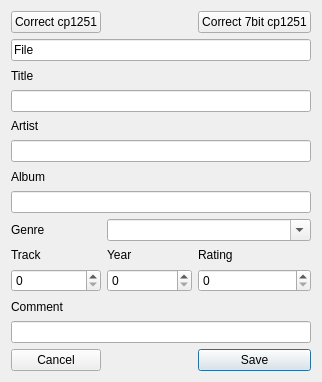
<ui version="4.0" >
 <class>TagEditorClass</class>
 <widget class="QDialog" name="TagEditorClass" >
  <property name="geometry" >
   <rect>
    <x>0</x>
    <y>0</y>
    <width>322</width>
    <height>382</height>
   </rect>
  </property>
  <property name="windowTitle" >
   <string>TagEditor</string>
  </property>
  <property name="windowIcon" >
   <iconset resource="resource.qrc" >:/icons/application.png</iconset>
  </property>
  <layout class="QGridLayout" >
   <item row="1" column="0" colspan="3" >
    <widget class="QLineEdit" name="label" >
     <property name="text" >
      <string>File</string>
     </property>
     <property name="readOnly" >
      <bool>true</bool>
     </property>
    </widget>
   </item>
   <item row="13" column="0" >
    <widget class="QPushButton" name="pushButton_Cancel" >
     <property name="text" >
      <string>Cancel</string>
     </property>
    </widget>
   </item>
   <item row="13" column="2" >
    <widget class="QPushButton" name="pushButton_Save" >
     <property name="text" >
      <string>Save</string>
     </property>
     <property name="autoDefault" >
      <bool>true</bool>
     </property>
     <property name="default" >
      <bool>true</bool>
     </property>
    </widget>
   </item>
   <item row="0" column="0" >
    <widget class="QPushButton" name="pushButton_Correct" >
     <property name="text" >
      <string>Correct cp1251</string>
     </property>
    </widget>
   </item>
   <item row="0" column="2" >
    <widget class="QPushButton" name="pushButton_Correct2" >
     <property name="text" >
      <string>Correct 7bit cp1251</string>
     </property>
    </widget>
   </item>
   <item row="3" column="0" colspan="3" >
    <widget class="QLineEdit" name="lineTitle" />
   </item>
   <item row="5" column="0" colspan="3" >
    <widget class="QLineEdit" name="lineArtist" />
   </item>
   <item row="7" column="0" colspan="3" >
    <widget class="QLineEdit" name="lineAlbum" />
   </item>
   <item row="2" column="0" colspan="3" >
    <widget class="QLabel" name="label_2" >
     <property name="text" >
      <string>Title</string>
     </property>
    </widget>
   </item>
   <item row="4" column="0" colspan="3" >
    <widget class="QLabel" name="label_3" >
     <property name="text" >
      <string>Artist</string>
     </property>
    </widget>
   </item>
   <item row="6" column="0" colspan="3" >
    <widget class="QLabel" name="label_4" >
     <property name="text" >
      <string>Album</string>
     </property>
    </widget>
   </item>
   <item row="12" column="0" colspan="3" >
    <widget class="QLineEdit" name="lineComment" />
   </item>
   <item row="11" column="0" colspan="3" >
    <widget class="QLabel" name="label_5" >
     <property name="text" >
      <string>Comment</string>
     </property>
    </widget>
   </item>
   <item row="8" column="1" colspan="2" >
    <widget class="QComboBox" name="comboBox_Genre" >
     <property name="editable" >
      <bool>true</bool>
     </property>
    </widget>
   </item>
   <item row="8" column="0" >
    <widget class="QLabel" name="label_6" >
     <property name="text" >
      <string>Genre</string>
     </property>
    </widget>
   </item>
   <item row="10" column="0" >
    <widget class="QSpinBox" name="spinBox_Track" >
     <property name="maximum" >
      <number>999</number>
     </property>
    </widget>
   </item>
   <item row="10" column="1" >
    <widget class="QSpinBox" name="spinBox_Year" >
     <property name="maximum" >
      <number>9999</number>
     </property>
    </widget>
   </item>
   <item row="9" column="0" >
    <widget class="QLabel" name="label_7" >
     <property name="text" >
      <string>Track</string>
     </property>
    </widget>
   </item>
   <item row="9" column="1" >
    <widget class="QLabel" name="label_8" >
     <property name="text" >
      <string>Year</string>
     </property>
    </widget>
   </item>
   <item row="10" column="2" >
    <widget class="QSpinBox" name="spinBox_Rating" />
   </item>
   <item row="9" column="2" >
    <widget class="QLabel" name="label_9" >
     <property name="text" >
      <string>Rating</string>
     </property>
    </widget>
   </item>
  </layout>
 </widget>
 <layoutdefault spacing="6" margin="11" />
 <resources>
  <include location="resource.qrc" />
 </resources>
 <connections>
  <connection>
   <sender>pushButton_Save</sender>
   <signal>clicked()</signal>
   <receiver>TagEditorClass</receiver>
   <slot>save()</slot>
   <hints>
    <hint type="sourcelabel" >
     <x>356</x>
     <y>332</y>
    </hint>
    <hint type="destinationlabel" >
     <x>383</x>
     <y>312</y>
    </hint>
   </hints>
  </connection>
  <connection>
   <sender>pushButton_Cancel</sender>
   <signal>clicked()</signal>
   <receiver>TagEditorClass</receiver>
   <slot>close()</slot>
   <hints>
    <hint type="sourcelabel" >
     <x>65</x>
     <y>335</y>
    </hint>
    <hint type="destinationlabel" >
     <x>4</x>
     <y>324</y>
    </hint>
   </hints>
  </connection>
  <connection>
   <sender>pushButton_Correct</sender>
   <signal>clicked()</signal>
   <receiver>TagEditorClass</receiver>
   <slot>correct1()</slot>
   <hints>
    <hint type="sourcelabel" >
     <x>67</x>
     <y>19</y>
    </hint>
    <hint type="destinationlabel" >
     <x>5</x>
     <y>23</y>
    </hint>
   </hints>
  </connection>
  <connection>
   <sender>pushButton_Correct2</sender>
   <signal>clicked()</signal>
   <receiver>TagEditorClass</receiver>
   <slot>correct2()</slot>
   <hints>
    <hint type="sourcelabel" >
     <x>345</x>
     <y>25</y>
    </hint>
    <hint type="destinationlabel" >
     <x>384</x>
     <y>25</y>
    </hint>
   </hints>
  </connection>
 </connections>
</ui>
